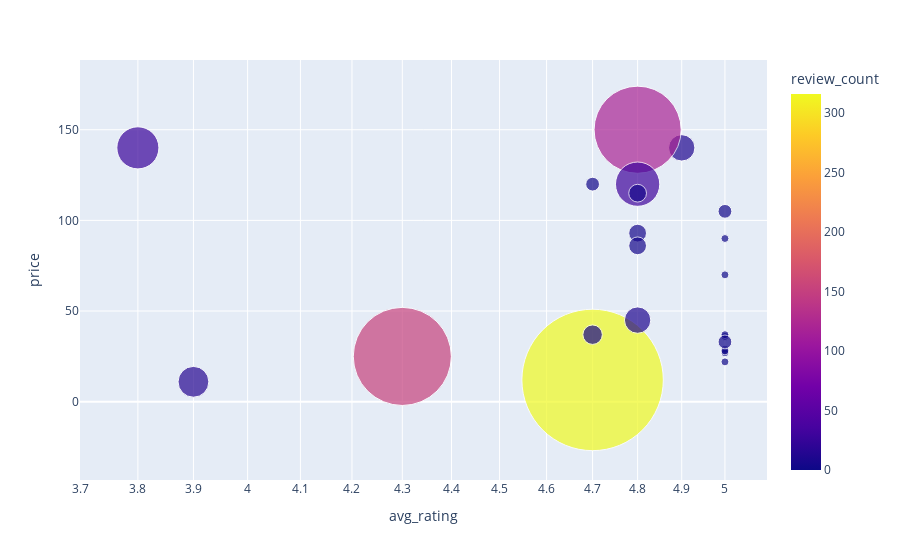

Here is the notebook cell this chart was saved with:
### Markdown cell above
# Review_Count and Avg_Rating Chart

### Code cell
fig = px.scatter(data ,x="avg_rating", y="price", size="review_count", color="review_count",
           hover_name="name",log_x=True, size_max=100)
fig.show()

### Figure 1 — Plotly figure (JSON) as saved in the notebook; plotly's stock layout.template omitted (floating-point values rounded to 4 significant figures)
{"data": [{"hovertemplate": "<b>%{hovertext}</b><br><br>avg_rating=%{x}<br>price=%{y}<br>review_count=%{marker.color}<extra></extra>", "hovertext": ["Nike Dri-FIT Team (MLB Minnesota Twins)", "Club América", "Nike Sportswear Swoosh", "Nike Dri-FIT One Luxe", "Paris Saint-Germain Repel Academy AWF", "NFL Miami Dolphins (Mike Gesicki)", "Kristaps Porziņģis Knicks Icon Edition", "Nike College (Oregon)", "Nike Sportswear", "Nike Therma Crucial Catch (NFL Miami Dolphins)", "Nike Sportswear Tech Fleece", "Paris Saint-Germain Strike", "Croatia 2022/23 Stadium Away", "Nike Therma Lockup (NFL Kansas City Chiefs)", "Nike Dri-FIT Primetime Logo (MLB San Francisco Giants)", "Nike City Connect Wordmark (MLB Kansas City Royals)", "Nike College Therma (Michigan State)", "Portugal 2022/23 Stadium Home", "Nike College Legacy91 (UNC)", "Nike Rewind Playback Helmet (NFL Tennessee Titans)", "Denver Nuggets Nike x Filip Pagowski", "Hurley Palmdale", "NFL Minnesota Vikings Nike Vapor Untouchable (Randy Moss)", "Air Jordan 1 Zoom CMFT", "Nike Air Pegasus 83 Premium", "Nike College (Alabama)", "Nike", "Nike Fury", "Nike Myriad", "Nike Dri-FIT Crucial Catch (NFL Buffalo Bills)", "Nike Air Force 1 LV8 Utility", "Chelsea FC Strike", "MLB Boston Red Sox", "MLB Arizona Diamondbacks City Connect", "Nike College Max 90 (Gonzaga)", "Nike Dri-FIT", "Nike Therma Crucial Catch (NFL Atlanta Falcons)", "Zion 2", "Jordan", "Nike Dri-FIT Sideline Velocity Lockup (NFL Buffalo Bills)", "Jordan", "Nike Air Max 90 SE", "Nike Dri-FIT Athletic Arch Jersey (NFL Pittsburgh Steelers)", "Sylvia Fowles Lynx Explorer Edition", "Nike Air", "Paris-Saint Germain 2021/22 Stadium Third", "Nike Dri-FIT City Connect Striped (MLB San Francisco Giants)", "Nike Team (NFL Buffalo Bills)", "Nike Pro", "Nike SFB Gen 2 8”", "Nike Air Force 1 '07 LV8", "Nike", "Nike Heritage86 (MLB Yankees)", "Nike Essential", "Nike", "Heat Heritage86", "Nike 8-Pound ", "Club América", "Nike Sportswear", "Nike College (Georgia)", "Charlotte Hornets", "Nike College (Tennessee)", "Nike Court Naomi Osaka Collection", "Nike College Dri-FIT Coach (Duke)", "Nike Overview (MLB Philadelphia Phillies)", "Nike", "Nike Dri-FIT Performance Select", "Air Jordan 1 Low SE", "Air Jordan XXXVI Low Luka PF", "Nike", "Nike Offline Pack", "Nike Dri-FIT Sideline Velocity Lockup (NFL Green Bay Packers)", "Philadelphia 76ers", "Nike Sportswear", "Team 31", "Nike Dri-FIT (NFL San Francisco 49ers)", "Nike Therma City Connect (MLB Boston Red Sox)", "Nike Brasilia", "Chelsea FC Repel Academy AWF", "MLB Boston Red Sox (Andrew Benintendi)", "Nike Dri-FIT", "Jordan France", "Nike Sportswear", "Nike Dri-FIT Stretch (NFL Chicago Bears)", "Nike Sportswear Club", "Nike Dri-FIT (NFL Los Angeles Chargers)", "Nike Dri-FIT", "Air Jordan Legacy 312 Low", "Nike Sportswear", "Nike Dri-FIT Player", "Nike Dri-FIT Swoosh", "Nike Dri-FIT Infograph (NFL Buffalo Bills)", "U.S. Academy Pro", "Nike Air Deschutz+ SE", "Nike Dri-FIT", "Sacramento Kings Icon Edition", "MLB Houston Astros", "Nike ACG AW84", "Nike College Heritage86 (Texas)", "New York Knicks", "Paris Saint-Germain 2022/23 Stadium Home", "Nike College Dri-FIT (Michigan State)", "Nike Dri-FIT Crucial Catch (NFL Tampa Bay Buccaneers)", "Nike Zoned Support", "Nike", "Nike Dri-FIT Vapor", "Nike Sportswear", "Air Jordan XXXV Low DS PF", "Nike College Dri-FIT (UCLA)", "Jordan", "NFL Los Angeles Rams Nike Vapor Untouchable (Matthew Stafford)", "Nike Team First (MLB Houston Astros)"], "legendgroup": "", "marker": {"color": [0.0, 1.0, 11.0, 0.0, 0.0, 0.0, 3.0, 0.0, 1.0, 0.0, 0.0, 0.0, 0.0, 0.0, 0.0, 0.0, 0.0, 0.0, 0.0, 0.0, 1.0, 0.0, 0.0, 120.0, 0.0, 0.0, 0.0, 0.0, 1.0, 0.0, 0.0, 0.0, 0.0, 0.0, 0.0, 1.0, 0.0, 3.0, 0.0, 0.0, 0.0, 31.0, 0.0, 0.0, 0.0, 0.0, 0.0, 0.0, 152.0, 28.0, 0.0, 1.0, 0.0, 316.0, 0.0, 0.0, 1.0, 0.0, 0.0, 0.0, 0.0, 0.0, 0.0, 0.0, 0.0, 0.0, 0.0, 0.0, 0.0, 0.0, 5.0, 0.0, 0.0, 0.0, 0.0, 0.0, 0.0, 0.0, 0.0, 0.0, 0.0, 0.0, 0.0, 0.0, 0.0, 0.0, 0.0, 5.0, 0.0, 0.0, 0.0, 0.0, 0.0, 0.0, 6.0, 0.0, 5.0, 1.0, 0.0, 0.0, 0.0, 0.0, 0.0, 11.0, 15.0, 0.0, 3.0, 0.0, 0.0, 0.0, 0.0, 0.0], "coloraxis": "coloraxis", "size": [0.0, 1.0, 11.0, 0.0, 0.0, 0.0, 3.0, 0.0, 1.0, 0.0, 0.0, 0.0, 0.0, 0.0, 0.0, 0.0, 0.0, 0.0, 0.0, 0.0, 1.0, 0.0, 0.0, 120.0, 0.0, 0.0, 0.0, 0.0, 1.0, 0.0, 0.0, 0.0, 0.0, 0.0, 0.0, 1.0, 0.0, 3.0, 0.0, 0.0, 0.0, 31.0, 0.0, 0.0, 0.0, 0.0, 0.0, 0.0, 152.0, 28.0, 0.0, 1.0, 0.0, 316.0, 0.0, 0.0, 1.0, 0.0, 0.0, 0.0, 0.0, 0.0, 0.0, 0.0, 0.0, 0.0, 0.0, 0.0, 0.0, 0.0, 5.0, 0.0, 0.0, 0.0, 0.0, 0.0, 0.0, 0.0, 0.0, 0.0, 0.0, 0.0, 0.0, 0.0, 0.0, 0.0, 0.0, 5.0, 0.0, 0.0, 0.0, 0.0, 0.0, 0.0, 6.0, 0.0, 5.0, 1.0, 0.0, 0.0, 0.0, 0.0, 0.0, 11.0, 15.0, 0.0, 3.0, 0.0, 0.0, 0.0, 0.0, 0.0], "sizemode": "area", "sizeref": 0.0316, "symbol": "circle"}, "mode": "markers", "name": "", "orientation": "v", "showlegend": false, "type": "scatter", "x": [0.0, 5.0, 4.9, 0.0, 0.0, 0.0, 5.0, 0.0, 5.0, 0.0, 0.0, 0.0, 0.0, 0.0, 0.0, 0.0, 0.0, 0.0, 0.0, 0.0, 5.0, 0.0, 0.0, 4.8, 0.0, 0.0, 0.0, 0.0, 5.0, 0.0, 0.0, 0.0, 0.0, 0.0, 0.0, 5.0, 0.0, 4.7, 0.0, 0.0, 0.0, 4.8, 0.0, 0.0, 0.0, 0.0, 0.0, 0.0, 4.3, 3.8, 0.0, 5.0, 0.0, 4.7, 0.0, 0.0, 5.0, 0.0, 0.0, 0.0, 0.0, 0.0, 0.0, 0.0, 0.0, 0.0, 0.0, 0.0, 0.0, 0.0, 4.8, 0.0, 0.0, 0.0, 0.0, 0.0, 0.0, 0.0, 0.0, 0.0, 0.0, 0.0, 0.0, 0.0, 0.0, 0.0, 0.0, 4.8, 0.0, 0.0, 0.0, 0.0, 0.0, 0.0, 4.7, 0.0, 4.8, 5.0, 0.0, 0.0, 0.0, 0.0, 0.0, 4.8, 3.9, 0.0, 5.0, 0.0, 0.0, 0.0, 0.0, 0.0], "xaxis": "x", "y": [40.0, 90.0, 140.0, 22.97, 70.0, 130.0, 105.0, 18.97, 28.97, 85.0, 45.97, 45.0, 95.0, 95.0, 45.0, 30.0, 40.97, 52.0, 21.97, 55.0, 21.97, 40.0, 160.0, 150.0, 89.97, 18.97, 18.0, 13.97, 69.97, 85.0, 76.97, 90.0, 115.0, 135.0, 26.97, 36.0, 85.0, 120.0, 33.97, 40.0, 34.97, 120.0, 100.0, 100.0, 34.97, 75.0, 65.0, 35.0, 24.97, 140.0, 130.0, 36.97, 21.97, 12.0, 15.97, 30.0, 26.97, 78.97, 38.97, 35.0, 35.0, 24.97, 30.97, 45.0, 110.0, 12.97, 58.0, 95.0, 175.0, 9.97, 92.97, 40.0, 48.0, 53.97, 35.0, 65.0, 80.0, 50.0, 75.0, 135.0, 15.97, 60.0, 31.97, 45.0, 63.97, 40.0, 28.0, 85.97, 34.97, 76.97, 30.0, 40.0, 30.0, 85.0, 36.97, 80.0, 115.0, 28.0, 22.97, 28.0, 90.0, 37.97, 40.0, 45.0, 10.97, 55.97, 32.97, 165.0, 50.0, 75.0, 160.0, 35.0], "yaxis": "y"}], "layout": {"coloraxis": {"colorbar": {"title": {"text": "review_count"}}, "colorscale": [[0.0, "#0d0887"], [0.1111, "#46039f"], [0.2222, "#7201a8"], [0.3333, "#9c179e"], [0.4444, "#bd3786"], [0.5556, "#d8576b"], [0.6667, "#ed7953"], [0.7778, "#fb9f3a"], [0.8889, "#fdca26"], [1.0, "#f0f921"]]}, "legend": {"itemsizing": "constant", "tracegroupgap": 0}, "margin": {"t": 60}, "xaxis": {"anchor": "y", "domain": [0.0, 1.0], "title": {"text": "avg_rating"}, "type": "log"}, "yaxis": {"anchor": "x", "domain": [0.0, 1.0], "title": {"text": "price"}}}}
